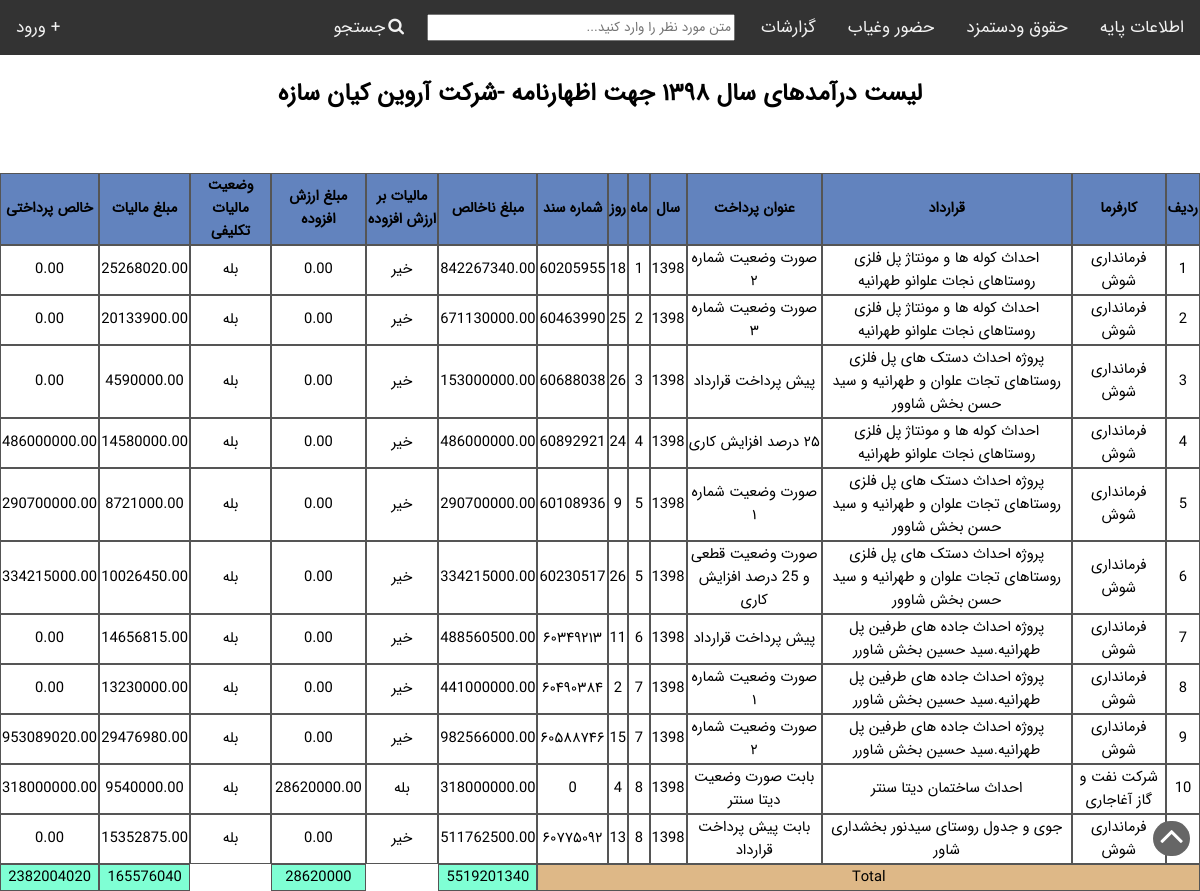
Screenshot of /report/declaration/ with the database file from the repository.
### income/models.py (models this page shows, shortened)
class Income(models.Model):
    YEAR_CHOICES=[
        (1396,'1396'),
        (1397,'1397'),
        (1398,'1398'),
        (1399,'1399'),
        (1400,'1400'),
    ]
    MONTH_CHOICES=[
        (1,'فروردین'),
        (2,'اردیبشت'),
        (3,'خرداد'),
        (3,'تیر'),
        (5,'مرداد'),
        (6,'شهریور'),
        (7,'مهر'),
        (8,'آبان'),
        (9,'آذر'),
        (10,'دی'),
        (11,'بهمن'),
        (12,'اسفند'),
    ]
    DAY_CHOICES=[
        (1,'1'),
        (2,'2'),
        (3,'3'),
        (4,'4'),
        (5,'5'),
        (6,'6'),
        (7,'7'),
        (8,'8'),
        (9,'9'),
        (10,'10'),
        (11,'11'),
        (12,'12'),
        (13,'13'),
        (14,'14'),
        (15,'15'),
        (16,'16'),
        (17,'17'),
        (18,'18'),
        (19,'19'),
        (20,'20'),
        (21,'21'),
        (22,'22'),
        (23,'23'),
        (24,'24'),
        (25,'25'),
        (26,'26'),
        (27,'27'),
        (28,'28'),
        (29,'29'),
        (30,'30'),
        (31,'31'),
    ]
    TAX_STATUS=[
        (True,'مشمول'),
        (False,'معاف')
    ]
    employeer   =   models.ForeignKey(Employeer,verbose_name='کارفرما',on_delete=models.CASCADE)
    contract    =   models.ForeignKey(Contract,verbose_name='قرارداد',max_length=150,on_delete=models.CASCADE)
    title       =   models.CharField('عنوان پرداخت',max_length=100,blank=True)
    year        =   models.IntegerField('سال',choices=YEAR_CHOICES)
    month       =   models.IntegerField('ماه',choices=MONTH_CHOICES)
    day         =   models.IntegerField('روز',choices=DAY_CHOICES)
    bank        =   models.ForeignKey(Bank,verbose_name='بانک',on_delete=models.CASCADE,null=True,blank=True,default='')
    doc_number  =   models.CharField('شماره سند',max_length=30)
    gross_amount=   models.DecimalField('مبلغ ناخالص',max_digits=20,decimal_places=2)
    VAT_included=   models.BooleanField('مالیات بر ارزش افزوده ',choices=TAX_STATUS, default=True)
    VAT_amount  =   models.DecimalField('مبلغ ارزش افزوده',max_digits=20,decimal_places=2)
    tax_included=   models.BooleanField('وضعیت مالیات تکلیفی',choices=TAX_STATUS, default=True,)
    tax_amount  =   models.DecimalField('مبلغ مالیات',max_digits=20,decimal_places=2)
    pay_amount  =   models.DecimalField('خالص پرداختی',max_digits=20,decimal_places=2,default=0)
    description =   models.CharField(max_length=100,null=True,blank=True)
    class Meta:
        ordering=['year','month','day']

class Employeer(models.Model):
    title           =   models.CharField('نام کارفرما',max_length=50)
    national_code   =   models.CharField('شناسه ملی',max_length=11)
    economic_id     =   models.CharField('شماره اقتصادی',max_length=11)
    phone_number    =   models.CharField("شماره تلفن",max_length=11)
    city_name       =   models.ForeignKey(City,verbose_name="شهر",null=True,on_delete=models.SET_NULL)
    address         =   models.TextField(verbose_name="آدرس")
    description     =   models.CharField('توضیحات',max_length=100,null=True,blank=True)
    def __str__(self):
        return self.title

class Contract(models.Model):
    employer    =   models.ForeignKey(Employeer,verbose_name="کارفرما",on_delete=models.CASCADE)
    title       =   models.CharField('عنوان قرارداد',max_length=100)
    number      =   models.CharField('شماره قرارداد',max_length=50)
    date        =   models.DateField('تاریخ',)
    gross_amount=   models.DecimalField('مبلغ اولیه قرارداد',max_digits=20,decimal_places=2,default=0)
    adjustment_amount=   models.DecimalField('مبلغ تعدیل',max_digits=20,decimal_places=2,default=0)
    final_amount=   models.DecimalField('مبلغ نهایی قرارداد',max_digits=20,decimal_places=2,default=0)
    total_payments=   models.DecimalField('مجموع مبالغ دریافتی',max_digits=20,decimal_places=2,default=0)
    progress    =   models.DecimalField('درصد پیشرفت',max_digits=10,decimal_places=2,default=0)
    scan_file   =   models.FileField('فایل قرارداد',blank=True,upload_to='income/static/contracts')
    description =   models.CharField('توضیحات',blank=True,max_length=100)
    def __str__(self):
        return self.title

### income/views.py (the view)
# urls.py: path("declaration/",declaration_view,name="declaration"),
def declaration_view(request,*args,**kwargs):
    incomes=Income.objects.filter(year=1398)
    ordering=('year','month','day')
    view=ViewGenerator(table=Income,entities=incomes,opration_buttons={},select_checkbox=False,
    add_url='',ordering=ordering)
    total_income=incomes.aggregate(Sum('gross_amount'))
    total_tax=incomes.aggregate(Sum('tax_amount'))
    total_VAT=incomes.aggregate(Sum('VAT_amount'))
    total_pay=incomes.aggregate(Sum('pay_amount'))
    total_fields={'total_income':total_income,'total_tax':total_tax,
        'total_VAT':total_VAT,'total_pay':total_pay}
    exclude_fields={'exclude':['بانک','description','bank']}
    context=view.get_context_template()
    context.update(**total_fields)
    context.update(**exclude_fields)
    return render(request,"declaration.html",context)

### income/templatetags/getattribute.py (called while the page is built)
def getattribute(value, arg):
    if hasattr(value, str(arg)):
        attr =getattr(value, arg)
        if type(attr)==bool:
            if attr==True:
                return 'بله'
            elif attr==False:
                return 'خیر'
        return attr
    elif hasattr(value, 'has_key') and value.has_key(arg):
        return value[arg]
    elif numeric_test.match(str(arg)) and len(value) > int(arg):
        return value[int(arg)]
    else:
        return settings.TEMPLATE_STRING_IF_INVALID

### views_generator.py (called while the page is built)
    def get_filed_names(self):
        filed_names=list()
        for f in self.table._meta.get_fields():
            if hasattr(f,'verbose_name') and f.name!='id':
                filed_names.append(f.name)
        return filed_names

    def get_field_labels(self):
        field_labels=list()
        field_labels.append('ردیف')
        for f in self.table._meta.get_fields():
            if hasattr(f,'verbose_name') and f.name!='id':
                field_labels.append(f.verbose_name)
        return field_labels

    def get_context_template(self,id=''):
        if self.entites is None:
            if id!="":
                objects=self.table.objects.all().filter(id=id).order_by(*(self.ordering))
            else:
                objects=self.table.objects.all().filter().order_by(*(self.ordering))
        else:
            objects=self.entites
        context={
        'objects':objects,
        'titles': self.get_field_labels(),
        'field_names':self.get_filed_names(),
        'add_url_name':self.add_url,
        'opration_buttons':self.opration_buttons,
        'select_checkbox':self.select_checkbox,
        }
        return context

### income/templates/declaration.html (shortened to what this page needs)
<!DOCTYPE html>
<html>
<head>
</head>
<body>
    {% include "navbar.html" %}
    {% load getattribute %}
    {% load l10n %}
    <a href="#page_top" id="jump-top" class="fa fa-angle-up fa-4x-up"></a>
    <h2 style="text-align: center;width: 100%">لیست درآمدهای سال ۱۳۹۸ جهت اظهارنامه -شرکت آروین کیان سازه</h2>
    <div id='data-list'>
        <table>
            <tr>
                {% for title in titles %}
                    {% if title not in exclude %}
                        <th>{{title}}</th>
                    {% endif %}
                {% endfor %}
            </tr>
            {% if objects %}
            {% for object in objects %}
            <tr>
                <td>{{forloop.counter}}</td>
                {% for field in field_names %}
                    {% if field == "year" %}
                        {% localize off %}
                            <td>{{ object|getattribute:field }}</td>
                        {% endlocalize %}
                    {% else %}
                        {% if field not  in exclude %}
                            <td>{{ object|getattribute:field }}</td>
                        {% endif %}
                    {% endif %}
                 {% endfor %}
            </tr>
            {% endfor %}
                <tr>
                    <td colspan="8" style="background-color: burlywood">Total</td>
                    <td style="background-color: aquamarine">{{ total_income.gross_amount__sum }}</td>
                    <td style="border-style:none"></td>
                    <td style="background-color: aquamarine">{{ total_VAT.VAT_amount__sum }}</td>
                    <td style="border-style:none"></td>
                    <td style="background-color: aquamarine">{{ total_tax.tax_amount__sum }}</td>
                    <td style="background-color: aquamarine">{{ total_pay.pay_amount__sum }}</td>
                </tr>
            {% endif %}
        </table>
    </div>
</body>
</html>

### income/static/css/base.css (style rules this page uses)
* { direction: rtl; font-family: IRANSans; }
body { margin: 0; }
th { text-align: center; background-color: rgb(161, 159, 159); border: 1px solid black; }
td { text-align: center; border: 1px solid black; }
table { border-spacing: 0; }

### income/templates/declaration.html (style rules this page uses)
#data-list th { text-align: center; background-color: rgb(98, 131, 190); border: 1px solid #555; font-size: 90%; font-style: normal; padding-top: 0; }
#data-list td { text-align: center; border: 1px solid #555; font-size: 92%; }
#data-list table { border-spacing: 0px; width: 100%; }
#data-list { margin-top: 5%; width: 100%; overflow: auto; }
#jump-top { color: white; text-decoration: none; border-radius: 23px; background-color: #666; position: fixed; z-index: 999999; bottom: 35px; right: 10px; font-size: 2.5em; height: 35px; width: 37px; text-align: center; vertical-align: top; display: inline-block; line-height: 29px; cursor:pointer; }

### income/templates/navbar.html (style rules this page uses)
body { transition: 0.5s; }

### rows the page displays
Income: field_names "فرمانداری شوش" "احداث کوله ها و مونتاژ پل فلزی روستاهای نجات علوانو طهرانیه" "صورت وضعیت شماره ۲" "1" "18" "60205955" "842267340.00" "خیر" "0.00" "بله" "25268020.00" "0.00", field_names "1398"
Income: field_names "فرمانداری شوش" "احداث کوله ها و مونتاژ پل فلزی روستاهای نجات علوانو طهرانیه" "صورت وضعیت شماره ۳" "2" "25" "60463990" "671130000.00" "خیر" "0.00" "بله" "20133900.00" "0.00", field_names "1398"
Income: field_names "فرمانداری شوش" "پروژه احداث دستک های پل فلزی روستاهای تجات علوان و طهرانیه و سید حسن بخش شاوور" "پیش پرداخت قرارداد" "3" "26" "60688038" "153000000.00" "خیر" "0.00" "بله" "4590000.00" "0.00", field_names "1398"
Income: field_names "فرمانداری شوش" "احداث کوله ها و مونتاژ پل فلزی روستاهای نجات علوانو طهرانیه" "۲۵ درصد افزایش کاری" "4" "24" "60892921" "486000000.00" "خیر" "0.00" "بله" "14580000.00" "486000000.00", field_names "1398"
Income: field_names "فرمانداری شوش" "پروژه احداث دستک های پل فلزی روستاهای تجات علوان و طهرانیه و سید حسن بخش شاوور" "صورت وضعیت شماره ۱" "5" "9" "60108936" "290700000.00" "خیر" "0.00" "بله" "8721000.00" "290700000.00", field_names "1398"
Income: field_names "فرمانداری شوش" "پروژه احداث دستک های پل فلزی روستاهای تجات علوان و طهرانیه و سید حسن بخش شاوور" "صورت وضعیت قطعی و 25 درصد افزایش کاری" "5" "26" "60230517" "334215000.00" "خیر" "0.00" "بله" "10026450.00" "334215000.00", field_names "1398"
Income: field_names "فرمانداری شوش" "پروژه احداث جاده های طرفین پل طهرانیه.سید حسین بخش شاورر" "پیش پرداخت قرارداد" "6" "11" "۶۰۳۴۹۲۱۳" "488560500.00" "خیر" "0.00" "بله" "14656815.00" "0.00", field_names "1398"
Income: field_names "فرمانداری شوش" "پروژه احداث جاده های طرفین پل طهرانیه.سید حسین بخش شاورر" "صورت وضعیت شماره ۱" "7" "2" "۶۰۴۹۰۳۸۴" "441000000.00" "خیر" "0.00" "بله" "13230000.00" "0.00", field_names "1398"
Income: field_names "فرمانداری شوش" "پروژه احداث جاده های طرفین پل طهرانیه.سید حسین بخش شاورر" "صورت وضعیت شماره ۲" "7" "15" "۶۰۵۸۸۷۴۶" "982566000.00" "خیر" "0.00" "بله" "29476980.00" "953089020.00", field_names "1398"
Income: field_names "شرکت نفت و گاز آغاجاری" "احداث ساختمان دیتا سنتر" "بابت صورت وضعیت دیتا سنتر" "8" "4" "0" "318000000.00" "بله" "28620000.00" "بله" "9540000.00" "318000000.00", field_names "1398"
Income: field_names "فرمانداری شوش" "جوی و جدول روستای سیدنور بخشداری شاور" "بابت پیش پرداخت قرارداد" "8" "13" "۶۰۷۷۵۰۹۲" "511762500.00" "خیر" "0.00" "بله" "15352875.00" "0.00", field_names "1398"

### other values shown
{{ title }} "ردیف" "کارفرما" "قرارداد" "عنوان پرداخت" "سال" "ماه" "روز" "شماره سند" "مبلغ ناخالص" "مالیات بر ارزش افزوده" "مبلغ ارزش افزوده" "وضعیت مالیات تکلیفی" "مبلغ مالیات" "خالص پرداختی"
{{ total_income.gross_amount__sum }} "5519201340"
{{ total_VAT.VAT_amount__sum }} "28620000"
{{ total_tax.tax_amount__sum }} "165576040"
{{ total_pay.pay_amount__sum }} "2382004020"
